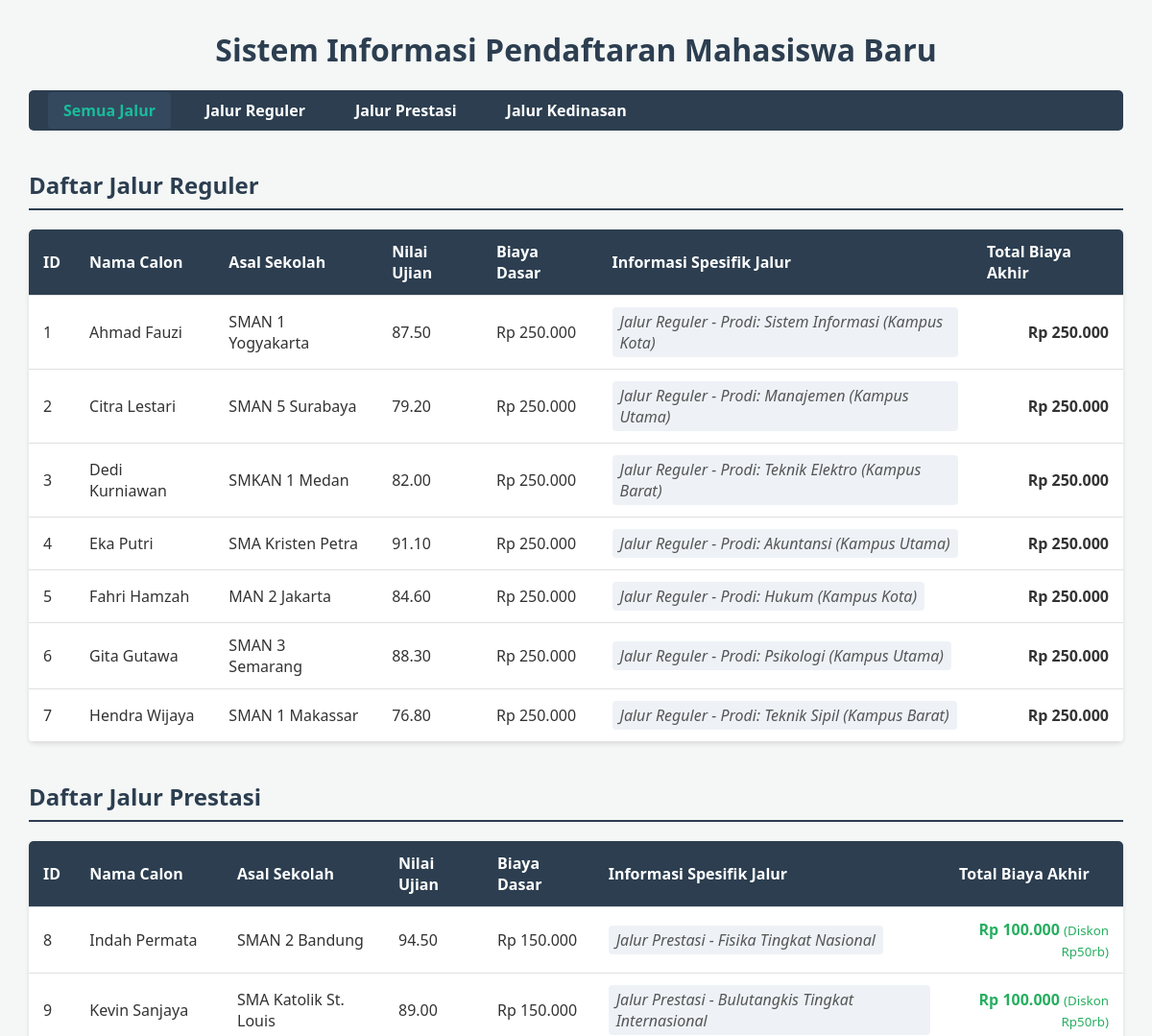
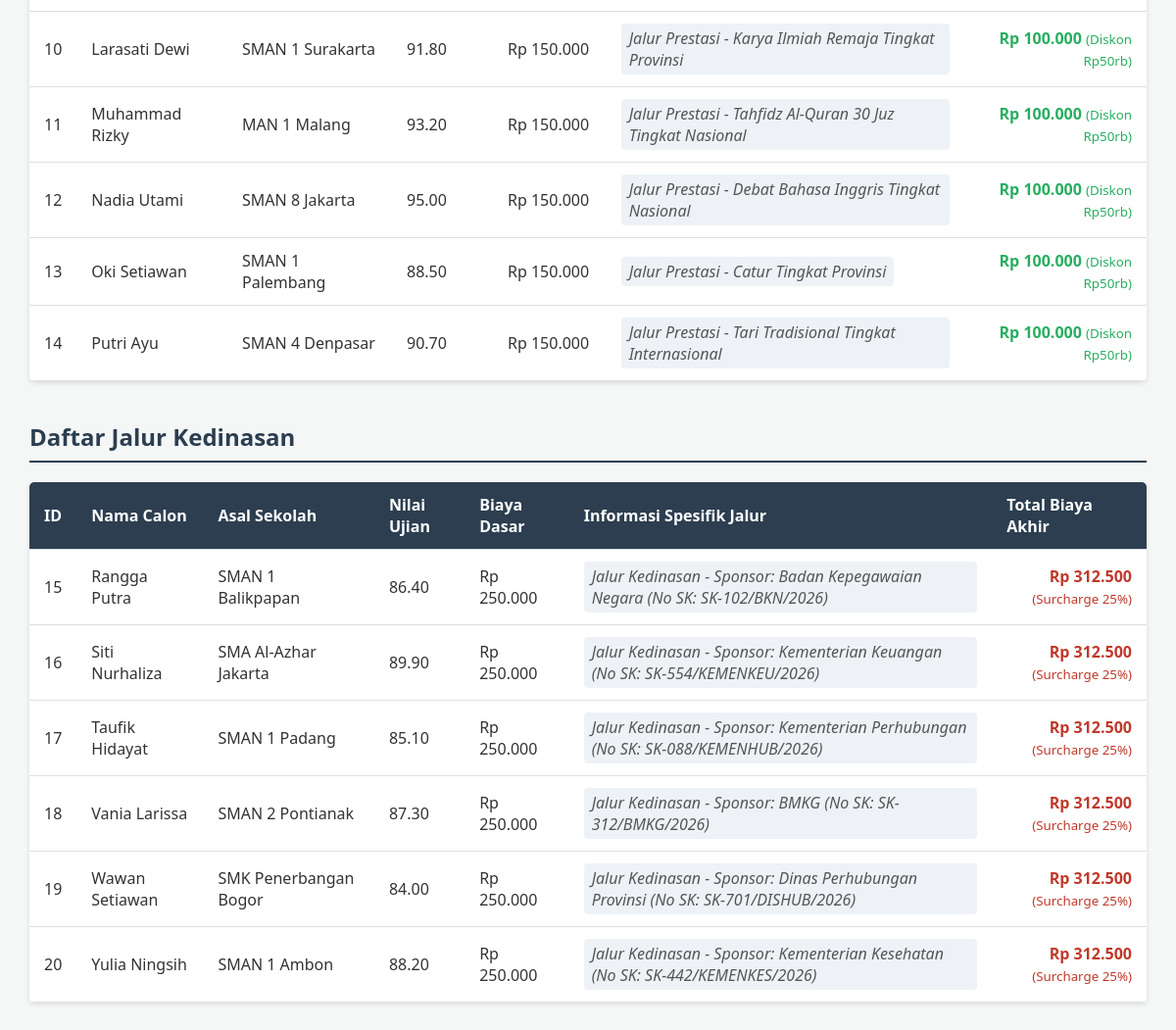
The page / on the database its author committed (2 pictures, top to bottom).
### tables this page shows
CREATE TABLE `tabel_pendaftaran` (
  `id_pendaftaran` int NOT NULL,
  `nama_calon` varchar(100) NOT NULL,
  `asal_sekolah` varchar(100) NOT NULL,
  `nilai_ujian` decimal(5,2) NOT NULL,
  `biaya_pendaftaran_dasar` decimal(10,2) NOT NULL,
  `jalur_pendaftaran` enum('Reguler','Prestasi','Kedinasan') NOT NULL,
  `pilihan_prodi` varchar(100) DEFAULT NULL,
  `lokasi_kampus` varchar(100) DEFAULT NULL,
  `jenis_prestasi` varchar(50) DEFAULT NULL,
  `tingkat_prestasi` varchar(50) DEFAULT NULL,
  `sk_ikatan_dinas` varchar(50) DEFAULT NULL,
  `instansi_sponsor` varchar(100) DEFAULT NULL
);

### PendaftaranReguler.php (called while the page is built, shortened)
<?php
require_once 'Pendaftaran.php';
class PendaftaranReguler extends Pendaftaran {
    private $pilihanProdi;
    private $lokasiKampus;
    public function __construct($id = null, $nama = null, $sekolah = null, $nilai = null, $biayaDasar = null, $prodi = null, $kampus = null) {
        $this->pilihanProdi = $prodi;
        $this->lokasiKampus = $kampus;
    }
    public function hitungTotalBiaya() {
        return $this->biayaPendaftaranDasar;
    }
    public function tampilkanInfoJalur() {
        return "Jalur Reguler - Prodi: " . $this->pilihanProdi . " (" . $this->lokasiKampus . ")";
    }
    public static function getDaftarReguler($db) {
        $query = "SELECT id_pendaftaran, nama_calon, asal_sekolah, nilai_ujian, biaya_pendaftaran_dasar, pilihan_prodi, lokasi_kampus
                  FROM tabel_pendaftaran
                  WHERE jalur_pendaftaran = 'Reguler'";
        $stmt = $db->prepare($query);
        $stmt->execute();
        return $stmt->fetchAll(PDO::FETCH_ASSOC);
    }
}

### Pendaftaran.php (called while the page is built, shortened)
<?php
abstract class Pendaftaran {
    protected $id_pendaftaran;
    protected $nama_calon;
    protected $asal_sekolah;
    protected $nilai_ujian;
    protected $biayaPendaftaranDasar;
    public function __construct($id, $nama, $sekolah, $nilai, $biayaDasar) {
        $this->id_pendaftaran = $id;
        $this->nama_calon = $nama;
        $this->asal_sekolah = $sekolah;
        $this->nilai_ujian = $nilai;
        $this->biayaPendaftaranDasar = $biayaDasar;
    }
    public function getIdPendaftaran() { return $this->id_pendaftaran; }
    public function getNamaCalon() { return $this->nama_calon; }
    public function getAsalSekolah() { return $this->asal_sekolah; }
    public function getNilaiUjian() { return $this->nilai_ujian; }
    public function getBiayaPendaftaranDasar() { return $this->biayaPendaftaranDasar; }
}
?>

### PendaftaranPrestasi.php (called while the page is built, shortened)
<?php
require_once 'Pendaftaran.php';
class PendaftaranPrestasi extends Pendaftaran {
    private $jenisPrestasi;
    private $tingkatPrestasi;
    public function __construct($id = null, $nama = null, $sekolah = null, $nilai = null, $biayaDasar = null, $jenis = null, $tingkat = null) {
        $this->jenisPrestasi = $jenis;
        $this->tingkatPrestasi = $tingkat;
    }
    public function hitungTotalBiaya() {
        return $this->biayaPendaftaranDasar - 50000;
    }
    public function tampilkanInfoJalur() {
        return "Jalur Prestasi - " . $this->jenisPrestasi . " Tingkat " . $this->tingkatPrestasi;
    }
    public static function getDaftarPrestasi($db) {
        $query = "SELECT id_pendaftaran, nama_calon, asal_sekolah, nilai_ujian, biaya_pendaftaran_dasar, jenis_prestasi, tingkat_prestasi
                  FROM tabel_pendaftaran
                  WHERE jalur_pendaftaran = 'Prestasi'";
        $stmt = $db->prepare($query);
        $stmt->execute();
        return $stmt->fetchAll(PDO::FETCH_ASSOC);
    }
}

### PendaftaranKedinasan.php (called while the page is built, shortened)
<?php
require_once 'Pendaftaran.php';
class PendaftaranKedinasan extends Pendaftaran {
    private $skIkatanDinas;
    private $instansiSponsor;
    public function __construct($id = null, $nama = null, $sekolah = null, $nilai = null, $biayaDasar = null, $sk = null, $sponsor = null) {
        $this->skIkatanDinas = $sk;
        $this->instansiSponsor = $sponsor;
    }
    public function hitungTotalBiaya() {
        return $this->biayaPendaftaranDasar * 1.25;
    }
    public function tampilkanInfoJalur() {
        return "Jalur Kedinasan - Sponsor: " . $this->instansiSponsor . " (No SK: " . $this->skIkatanDinas . ")";
    }
    public static function getDaftarKedinasan($db) {
        $query = "SELECT id_pendaftaran, nama_calon, asal_sekolah, nilai_ujian, biaya_pendaftaran_dasar, sk_ikatan_dinas, instansi_sponsor
                  FROM tabel_pendaftaran
                  WHERE jalur_pendaftaran = 'Kedinasan'";
        $stmt = $db->prepare($query);
        $stmt->execute();
        return $stmt->fetchAll(PDO::FETCH_ASSOC);
    }
}

### index.php (the view, shortened to what this page needs)
<?php
require_once 'Pendaftaran.php';
require_once 'PendaftaranReguler.php';
require_once 'PendaftaranPrestasi.php';
require_once 'PendaftaranKedinasan.php';
$database = new Database();
$db = $database->getConnection();
$queryJalur = "SELECT DISTINCT jalur_pendaftaran FROM tabel_pendaftaran";
$stmtJalur = $db->prepare($queryJalur);
$stmtJalur->execute();
$listJalur = $stmtJalur->fetchAll(PDO::FETCH_COLUMN);
$filterJalur = isset($_GET['jalur']) ? $_GET['jalur'] : 'Semua';
$dataReguler   = [];
$dataPrestasi  = [];
$dataKedinasan = [];
if ($filterJalur == 'Semua' || $filterJalur == 'Reguler') {
    $dataReguler = PendaftaranReguler::getDaftarReguler($db);
}
if ($filterJalur == 'Semua' || $filterJalur == 'Prestasi') {
    $dataPrestasi = PendaftaranPrestasi::getDaftarPrestasi($db);
}
if ($filterJalur == 'Semua' || $filterJalur == 'Kedinasan') {
    $dataKedinasan = PendaftaranKedinasan::getDaftarKedinasan($db);
}
?>
<!DOCTYPE html>
<html lang="id">
<head>
</head>
<body>
    <h1>Sistem Informasi Pendaftaran Mahasiswa Baru</h1>
    <nav class="navbar">
        <ul>
            <li>
                <a href="index.php?jalur=Semua" class="<?= $filterJalur == 'Semua' ? 'active' : ''; ?>">
                    Semua Jalur
                </a>
            </li>
            <?php foreach ($listJalur as $jalur): ?>
                <li>
                    <a href="index.php?jalur=<?= urlencode($jalur); ?>" class="<?= $filterJalur == $jalur ? 'active' : ''; ?>">
                        Jalur <?= htmlspecialchars($jalur); ?>
                    </a>
                </li>
            <?php endforeach; ?>
        </ul>
    </nav>
    <?php if ($filterJalur == 'Semua' || $filterJalur == 'Reguler'): ?>
        <h2>Daftar Jalur Reguler</h2>
        <table>
            <thead>
                <tr>
                    <th>ID</th>
                    <th>Nama Calon</th>
                    <th>Asal Sekolah</th>
                    <th>Nilai Ujian</th>
                    <th>Biaya Dasar</th>
                    <th>Informasi Spesifik Jalur</th>
                    <th>Total Biaya Akhir</th>
                </tr>
            </thead>
            <tbody>
                <?php if (count($dataReguler) > 0): ?>
                    <?php foreach ($dataReguler as $row): ?>
                        <?php
                        $objek = new PendaftaranReguler(
                            $row['id_pendaftaran'], $row['nama_calon'], $row['asal_sekolah'],
                            $row['nilai_ujian'], $row['biaya_pendaftaran_dasar'],
                            $row['pilihan_prodi'], $row['lokasi_kampus']
                        );
                        ?>
                        <tr>
                            <td><?= $objek->getIdPendaftaran(); ?></td>
                            <td><?= htmlspecialchars($objek->getNamaCalon()); ?></td>
                            <td><?= htmlspecialchars($objek->getAsalSekolah()); ?></td>
                            <td><?= $objek->getNilaiUjian(); ?></td>
                            <td>Rp <?= number_format($objek->getBiayaPendaftaranDasar(), 0, ',', '.'); ?></td>
                            <td><span class="info-unik"><?= $objek->tampilkanInfoJalur(); ?></span></td>
                            <td class="text-right"><strong>Rp <?= number_format($objek->hitungTotalBiaya(), 0, ',', '.'); ?></strong></td>
                        </tr>
                    <?php endforeach; ?>
                <?php else: ?>
                    <tr><td colspan="7" style="text-align:center;">Tidak ada data pendaftar reguler.</td></tr>
                <?php endif; ?>
            </tbody>
        </table>
    <?php endif; ?>
    <?php if ($filterJalur == 'Semua' || $filterJalur == 'Prestasi'): ?>
        <h2>Daftar Jalur Prestasi</h2>
        <table>
            <thead>
                <tr>
                    <th>ID</th>
                    <th>Nama Calon</th>
                    <th>Asal Sekolah</th>
                    <th>Nilai Ujian</th>
                    <th>Biaya Dasar</th>
                    <th>Informasi Spesifik Jalur</th>
                    <th>Total Biaya Akhir</th>
                </tr>
            </thead>
            <tbody>
                <?php if (count($dataPrestasi) > 0): ?>
                    <?php foreach ($dataPrestasi as $row): ?>
                        <?php
                        $objek = new PendaftaranPrestasi(
                            $row['id_pendaftaran'], $row['nama_calon'], $row['asal_sekolah'],
                            $row['nilai_ujian'], $row['biaya_pendaftaran_dasar'],
                            $row['jenis_prestasi'], $row['tingkat_prestasi']
                        );
                        ?>
                        <tr>
                            <td><?= $objek->getIdPendaftaran(); ?></td>
                            <td><?= htmlspecialchars($objek->getNamaCalon()); ?></td>
                            <td><?= htmlspecialchars($objek->getAsalSekolah()); ?></td>
                            <td><?= $objek->getNilaiUjian(); ?></td>
                            <td>Rp <?= number_format($objek->getBiayaPendaftaranDasar(), 0, ',', '.'); ?></td>
                            <td><span class="info-unik"><?= $objek->tampilkanInfoJalur(); ?></span></td>
                            <td class="text-right" style="color: #27ae60;"><strong>Rp <?= number_format($objek->hitungTotalBiaya(), 0, ',', '.'); ?></strong> <small>(Diskon Rp50rb)</small></td>
                        </tr>
                    <?php endforeach; ?>
                <?php else: ?>
                    <tr><td colspan="7" style="text-align:center;">Tidak ada data pendaftar prestasi.</td></tr>
                <?php endif; ?>
            </tbody>
        </table>
    <?php endif; ?>
    <?php if ($filterJalur == 'Semua' || $filterJalur == 'Kedinasan'): ?>
        <h2>Daftar Jalur Kedinasan</h2>
        <table>
            <thead>
                <tr>
                    <th>ID</th>
                    <th>Nama Calon</th>
                    <th>Asal Sekolah</th>
                    <th>Nilai Ujian</th>
                    <th>Biaya Dasar</th>
                    <th>Informasi Spesifik Jalur</th>
                    <th>Total Biaya Akhir</th>
                </tr>
            </thead>
            <tbody>
                <?php if (count($dataKedinasan) > 0): ?>
                    <?php foreach ($dataKedinasan as $row): ?>
                        <?php
                        $objek = new PendaftaranKedinasan(
                            $row['id_pendaftaran'], $row['nama_calon'], $row['asal_sekolah'],
                            $row['nilai_ujian'], $row['biaya_pendaftaran_dasar'],
                            $row['sk_ikatan_dinas'], $row['instansi_sponsor']
                        );
                        ?>
                        <tr>
                            <td><?= $objek->getIdPendaftaran(); ?></td>
                            <td><?= htmlspecialchars($objek->getNamaCalon()); ?></td>
                            <td><?= htmlspecialchars($objek->getAsalSekolah()); ?></td>
                            <td><?= $objek->getNilaiUjian(); ?></td>
                            <td>Rp <?= number_format($objek->getBiayaPendaftaranDasar(), 0, ',', '.'); ?></td>
                            <td><span class="info-unik"><?= $objek->tampilkanInfoJalur(); ?></span></td>
                            <td class="text-right" style="color: #c0392b;"><strong>Rp <?= number_format($objek->hitungTotalBiaya(), 0, ',', '.'); ?></strong> <small>(Surcharge 25%)</small></td>
                        </tr>
                    <?php endforeach; ?>
                <?php else: ?>
                    <tr><td colspan="7" style="text-align:center;">Tidak ada data pendaftar kedinasan.</td></tr>
                <?php endif; ?>
            </tbody>
        </table>
    <?php endif; ?>
</body>
</html>

### index.php (style rules this page uses)
body { font-family: 'Segoe UI', Tahoma, Geneva, Verdana, sans-serif; margin: 30px; background-color: #f4f7f6; color: #333; }
h1 { text-align: center; color: #2c3e50; }
h2 { color: #2c3e50; border-bottom: 2px solid #2c3e50; padding-bottom: 8px; margin-top: 40px; }
.navbar { background-color: #2c3e50; padding: 10px 20px; border-radius: 5px; margin-bottom: 20px; }
.navbar ul { list-style-type: none; padding: 0; margin: 0; display: flex; }
.navbar li { margin-right: 20px; }
.navbar a { color: #fff; text-decoration: none; font-weight: bold; padding: 8px 16px; border-radius: 4px; transition: 0.3s; }
.navbar a:hover, .navbar a.active { background-color: #34495e; color: #1abc9c; }
table { width: 100%; border-collapse: collapse; margin-top: 15px; background: #fff; box-shadow: 0 2px 5px rgba(0,0,0,0.1); border-radius: 5px; overflow: hidden; }
th, td { padding: 12px 15px; text-align: left; border-bottom: 1px solid #e0e0e0; }
th { background-color: #2c3e50; color: white; font-weight: 600; }
.text-right { text-align: right; }
.info-unik { font-style: italic; color: #555; background-color: #eef2f7; padding: 4px 8px; border-radius: 4px; display: inline-block; }

### rows shown on the page
tabel_pendaftaran: id_pendaftaran "1", nama_calon "Ahmad Fauzi", asal_sekolah "SMAN 1 Yogyakarta", nilai_ujian "87.50", biaya_pendaftaran_dasar "250.000", $objek->tampilkanInfoJalur() "Jalur Reguler - Prodi: Sistem Informasi (Kampus Kota)"
tabel_pendaftaran: id_pendaftaran "2", nama_calon "Citra Lestari", asal_sekolah "SMAN 5 Surabaya", nilai_ujian "79.20", biaya_pendaftaran_dasar "250.000", $objek->tampilkanInfoJalur() "Jalur Reguler - Prodi: Manajemen (Kampus Utama)"
tabel_pendaftaran: id_pendaftaran "3", nama_calon "Dedi Kurniawan", asal_sekolah "SMKAN 1 Medan", nilai_ujian "82.00", biaya_pendaftaran_dasar "250.000", $objek->tampilkanInfoJalur() "Jalur Reguler - Prodi: Teknik Elektro (Kampus Barat)"
tabel_pendaftaran: id_pendaftaran "4", nama_calon "Eka Putri", asal_sekolah "SMA Kristen Petra", nilai_ujian "91.10", biaya_pendaftaran_dasar "250.000", $objek->tampilkanInfoJalur() "Jalur Reguler - Prodi: Akuntansi (Kampus Utama)"
tabel_pendaftaran: id_pendaftaran "5", nama_calon "Fahri Hamzah", asal_sekolah "MAN 2 Jakarta", nilai_ujian "84.60", biaya_pendaftaran_dasar "250.000", $objek->tampilkanInfoJalur() "Jalur Reguler - Prodi: Hukum (Kampus Kota)"
tabel_pendaftaran: id_pendaftaran "6", nama_calon "Gita Gutawa", asal_sekolah "SMAN 3 Semarang", nilai_ujian "88.30", biaya_pendaftaran_dasar "250.000", $objek->tampilkanInfoJalur() "Jalur Reguler - Prodi: Psikologi (Kampus Utama)"
tabel_pendaftaran: id_pendaftaran "7", nama_calon "Hendra Wijaya", asal_sekolah "SMAN 1 Makassar", nilai_ujian "76.80", biaya_pendaftaran_dasar "250.000", $objek->tampilkanInfoJalur() "Jalur Reguler - Prodi: Teknik Sipil (Kampus Barat)"
tabel_pendaftaran: id_pendaftaran "8", nama_calon "Indah Permata", asal_sekolah "SMAN 2 Bandung", nilai_ujian "94.50", biaya_pendaftaran_dasar "150.000", $objek->tampilkanInfoJalur() "Jalur Prestasi - Fisika Tingkat Nasional", biaya_pendaftaran_dasar "100.000"
tabel_pendaftaran: id_pendaftaran "9", nama_calon "Kevin Sanjaya", asal_sekolah "SMA Katolik St. Louis", nilai_ujian "89.00", biaya_pendaftaran_dasar "150.000", $objek->tampilkanInfoJalur() "Jalur Prestasi - Bulutangkis Tingkat Internasional", biaya_pendaftaran_dasar "100.000"
tabel_pendaftaran: id_pendaftaran "10", nama_calon "Larasati Dewi", asal_sekolah "SMAN 1 Surakarta", nilai_ujian "91.80", biaya_pendaftaran_dasar "150.000", $objek->tampilkanInfoJalur() "Jalur Prestasi - Karya Ilmiah Remaja Tingkat Provinsi", biaya_pendaftaran_dasar "100.000"
tabel_pendaftaran: id_pendaftaran "11", nama_calon "Muhammad Rizky", asal_sekolah "MAN 1 Malang", nilai_ujian "93.20", biaya_pendaftaran_dasar "150.000", $objek->tampilkanInfoJalur() "Jalur Prestasi - Tahfidz Al-Quran 30 Juz Tingkat Nasional", biaya_pendaftaran_dasar "100.000"
tabel_pendaftaran: id_pendaftaran "12", nama_calon "Nadia Utami", asal_sekolah "SMAN 8 Jakarta", nilai_ujian "95.00", biaya_pendaftaran_dasar "150.000", $objek->tampilkanInfoJalur() "Jalur Prestasi - Debat Bahasa Inggris Tingkat Nasional", biaya_pendaftaran_dasar "100.000"
tabel_pendaftaran: id_pendaftaran "13", nama_calon "Oki Setiawan", asal_sekolah "SMAN 1 Palembang", nilai_ujian "88.50", biaya_pendaftaran_dasar "150.000", $objek->tampilkanInfoJalur() "Jalur Prestasi - Catur Tingkat Provinsi", biaya_pendaftaran_dasar "100.000"
tabel_pendaftaran: id_pendaftaran "14", nama_calon "Putri Ayu", asal_sekolah "SMAN 4 Denpasar", nilai_ujian "90.70", biaya_pendaftaran_dasar "150.000", $objek->tampilkanInfoJalur() "Jalur Prestasi - Tari Tradisional Tingkat Internasional", biaya_pendaftaran_dasar "100.000"
tabel_pendaftaran: id_pendaftaran "15", nama_calon "Rangga Putra", asal_sekolah "SMAN 1 Balikpapan", nilai_ujian "86.40", biaya_pendaftaran_dasar "250.000", $objek->tampilkanInfoJalur() "Jalur Kedinasan - Sponsor: Badan Kepegawaian Negara (No SK: SK-102/BKN/2026)", biaya_pendaftaran_dasar "312.500"
tabel_pendaftaran: id_pendaftaran "16", nama_calon "Siti Nurhaliza", asal_sekolah "SMA Al-Azhar Jakarta", nilai_ujian "89.90", biaya_pendaftaran_dasar "250.000", $objek->tampilkanInfoJalur() "Jalur Kedinasan - Sponsor: Kementerian Keuangan (No SK: SK-554/KEMENKEU/2026)", biaya_pendaftaran_dasar "312.500"
tabel_pendaftaran: id_pendaftaran "17", nama_calon "Taufik Hidayat", asal_sekolah "SMAN 1 Padang", nilai_ujian "85.10", biaya_pendaftaran_dasar "250.000", $objek->tampilkanInfoJalur() "Jalur Kedinasan - Sponsor: Kementerian Perhubungan (No SK: SK-088/KEMENHUB/2026)", biaya_pendaftaran_dasar "312.500"
tabel_pendaftaran: id_pendaftaran "18", nama_calon "Vania Larissa", asal_sekolah "SMAN 2 Pontianak", nilai_ujian "87.30", biaya_pendaftaran_dasar "250.000", $objek->tampilkanInfoJalur() "Jalur Kedinasan - Sponsor: BMKG (No SK: SK-312/BMKG/2026)", biaya_pendaftaran_dasar "312.500"
tabel_pendaftaran: id_pendaftaran "19", nama_calon "Wawan Setiawan", asal_sekolah "SMK Penerbangan Bogor", nilai_ujian "84.00", biaya_pendaftaran_dasar "250.000", $objek->tampilkanInfoJalur() "Jalur Kedinasan - Sponsor: Dinas Perhubungan Provinsi (No SK: SK-701/DISHUB/2026)", biaya_pendaftaran_dasar "312.500"
tabel_pendaftaran: id_pendaftaran "20", nama_calon "Yulia Ningsih", asal_sekolah "SMAN 1 Ambon", nilai_ujian "88.20", biaya_pendaftaran_dasar "250.000", $objek->tampilkanInfoJalur() "Jalur Kedinasan - Sponsor: Kementerian Kesehatan (No SK: SK-442/KEMENKES/2026)", biaya_pendaftaran_dasar "312.500"

### other values the page prints
$jalur "Reguler"
$jalur "Prestasi"
$jalur "Kedinasan"
